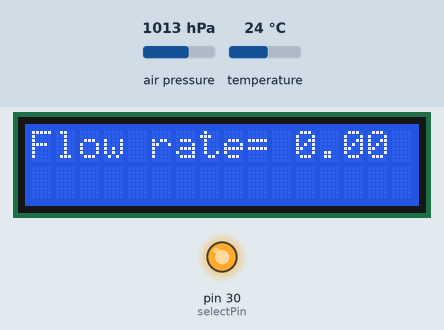
Recording of a sketch running on a simulated Arduino Mega 2560, built with avr-gcc and run on an emulated ATmega2560. Shown: 16×2 character LCD, output pins drawn as LEDs (lit = HIGH). Inputs (shaded band) come from the test bench; at power-on: air pressure 1013 hPa, temperature 24 °C. What the sketch prints to the serial monitor is not drawn.

Above: at 0.4 s.
Timing chart, 0 to 1.9 s (numbered marks = the images above):
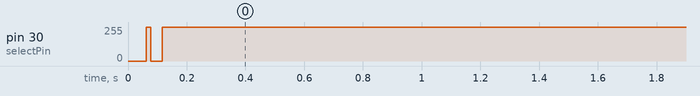

Measured:
- by itself, pin 30 (selectPin): 255/255 → 0/255 at 0.08 s, → 254/255 0.04 s later, → 255/255 0.04 s later

The sketch:

air_flow_rate_v1.2.ino
```cpp
/*
SCL		-> MUX PIN 3
SDA		-> MUX PIN 13
PIN 19	-> MUX PIN 10 with a pull down 10K resistor.
PIN 19 is used for selecting one of the pressure sensor.
MUX PIN 6 , 7 , 8 , 9 is connected to GND.
*/

#include <SFE_BMP180.h>
#include <Wire.h>
#include <Math.h>
#include <LiquidCrystal.h>

#define selectPin 30
#define local_altitude 100.0
#define SELECT_BMP_NARROW digitalWrite(selectPin,LOW); //X0-Y0 is selected
#define SELECT_BMP_WIDE digitalWrite(selectPin,HIGH);  //X1-Y1 is selected
#define MBAR2MMHG 0.7500616827042
#define air_density 1.183,9
#define narrow 0.014
#define wide 0.021

SFE_BMP180 bmp_narrow, bmp_wide;

struct BMP_DATA
{
  String _id;
  double _pressure;
  double _temperature;
};

boolean readSensors(BMP_DATA *bmp1, BMP_DATA *bmp2);
BMP_DATA newBmp(String id);

LiquidCrystal lcd(45,43,41,39,37,35);

void setup()
{
	boolean failed = false ;
	pinMode(selectPin, OUTPUT);

	Serial.begin(9600);
        lcd.begin(16,2);
        //bmp narrow sensor is activated
	SELECT_BMP_NARROW
	if(bmp_narrow.begin()){
		Serial.println("BMP NARROW initialized successfully.");
	}
	else
        {
                failed = true ;
        }

        //bmp wide sensor is activated
	SELECT_BMP_WIDE
	if(bmp_wide.begin()){
		  Serial.println("BMP WIDE initialized successfully.");
	}
	else
		failed = true ;

	if(failed){
		Serial.println("BMP sensor initialization failed");
		while (1);
	}
}

void loop()
{
        BMP_DATA narrow_data = newBmp("bmp_narrow");
        BMP_DATA wide_data = newBmp("bmp_wide");

        boolean sensor_is_read = readSensors(&narrow_data,&wide_data);


        if(sensor_is_read){
      	  /* print the value to serial terminal */
      	  Serial.println();
      	  Serial.print("provided altitude: ");
      	  Serial.print(local_altitude,0);
      	  Serial.println(" meters ");
          Serial.println("");

	  /* Pressure Sensor #1 value */
	  // Print out the measurement:
	  Serial.println("BMP Narrow Data:");
          Serial.print("temperature: ");
	  Serial.print(narrow_data._temperature,2);
          Serial.print(" deg C ");

	  // Print out the measurement:
	  Serial.print("absolute pressure: ");
	  Serial.print(narrow_data._pressure,2);
	  Serial.print(" mb ");
	  Serial.print(narrow_data._pressure*MBAR2MMHG,2);
	  Serial.println(" mmHg");

	  Serial.println();
	  /* Pressure Sensor #2 value */
	  // Print out the measurement:
	  Serial.println("BMP Wide Data:");
	  Serial.print("temperature: ");
	  Serial.print(wide_data._temperature,2);
          Serial.print(" deg C ");

	  // Print out the measurement:
	  Serial.print("absolute pressure: ");
	  Serial.print(wide_data._pressure,2);
	  Serial.print(" mb ");
	  Serial.print(wide_data._pressure*MBAR2MMHG,2);
	  Serial.println(" mmHg");

	  Serial.println();

          double flow, beta, a, b;
          beta = narrow/wide;
          a = 1/(1-pow(beta,4));
          b = 2*(narrow_data._temperature-wide_data._temperature)*100*air_density;
          flow = sqrt(a)*M_PI/4*sqrt(b);
          Serial.print("Flow [cc/s]:");
          Serial.print(flow*10000,3);
          lcd.setCursor(0,0);
          lcd.print("Flow rate= ");
          lcd.print(flow);
       }
      else
	  Serial.println("Error on sensor reading!");

  delay(500);
}
boolean readSensors(BMP_DATA *bmp1, BMP_DATA *bmp2)
{
	char status_narrow, status_wide ;
	double temp_narrow , temp_wide , pr_narrow, pr_wide;

	//activate bmp narrow
	SELECT_BMP_NARROW
        //function returns number of ms to wait for succes
        //and 0 for fail
	status_narrow = bmp_narrow.startTemperature();

        //activate bmp wide
	SELECT_BMP_WIDE
        //function returns number of ms to wait for succes
        //and 0 for fail
	status_wide = bmp_wide.startTemperature();

        //if the status are successful
	if (status_narrow != 0 && status_wide != 0)
        {
	        // Wait for the measurement to complete:
		delay(max(status_narrow,status_wide));

                //activate bmp narrow
		SELECT_BMP_NARROW
                //funciton returns 1 for succes, 0 for fail
		status_narrow = bmp_narrow.getTemperature(temp_narrow);

                //activate bmp wide
		SELECT_BMP_WIDE
                //funciton returns 1 for succes, 0 for fail
		status_wide = bmp_wide.getTemperature(temp_wide);

                //if the status are successful
		if(status_wide != 0 && status_narrow != 0)
                {
			/* save the temparature */
			bmp1->_temperature = temp_narrow;
			bmp2->_temperature = temp_wide;

			//activate bmp narrow
		        SELECT_BMP_NARROW
                        //function returns number of ms to wait for succes
                        //and 0 for fail, the argument (0-3) is for oversampling value
			status_narrow = bmp_narrow.startPressure(3);

			//activate bmp wide
		        SELECT_BMP_WIDE
                        //function returns number of ms to wait for succes
                        //and 0 for fail, the argument (0-3) is for oversampling value
			status_wide = bmp_wide.startPressure(3);

			if(status_narrow != 0 && status_wide != 0)
                        {

				delay(max(status_narrow,status_wide));

				//activate bmp narrow
		                SELECT_BMP_NARROW
                                //funciton returns 1 for succes, 0 for fail
				status_narrow = bmp_narrow.getPressure(pr_narrow,temp_narrow);

				//activate bmp wide
		                SELECT_BMP_WIDE
				status_wide= bmp_wide.getPressure(pr_wide,temp_wide);


				if(status_narrow != 0 && status_wide != 0)
                                {
					/* save pressure value */
					bmp1->_pressure = pr_narrow ;
					bmp2->_pressure = pr_wide;

					return true ;
				}
				else Serial.println("error reading pressure measurement\n");
			}
			else Serial.println("error starting pressure measurement\n");
		}
		else Serial.println("error reading temperature measurement\n");
	 }
	 else Serial.println("error starting temperature measurement\n");

	 return false ;
}

BMP_DATA newBmp(String id)
{
  BMP_DATA _bmp ;
  _bmp._id = id ;
  return _bmp ;
}
```
